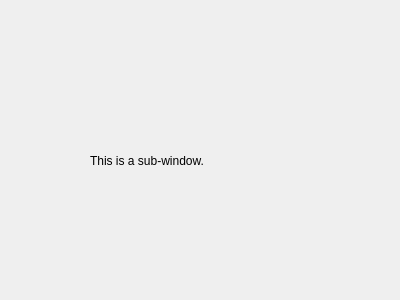
<?xml version="1.0" encoding="UTF-8"?>
<ui version="4.0">
 <class>Sub_window</class>
 <widget class="QDialog" name="Sub_window">
  <property name="geometry">
   <rect>
    <x>0</x>
    <y>0</y>
    <width>400</width>
    <height>300</height>
   </rect>
  </property>
  <property name="windowTitle">
   <string>Dialog</string>
  </property>
  <widget class="QLabel" name="label">
   <property name="geometry">
    <rect>
     <x>90</x>
     <y>100</y>
     <width>261</width>
     <height>121</height>
    </rect>
   </property>
   <property name="text">
    <string>This is a sub-window.</string>
   </property>
  </widget>
 </widget>
 <resources/>
 <connections/>
</ui>
